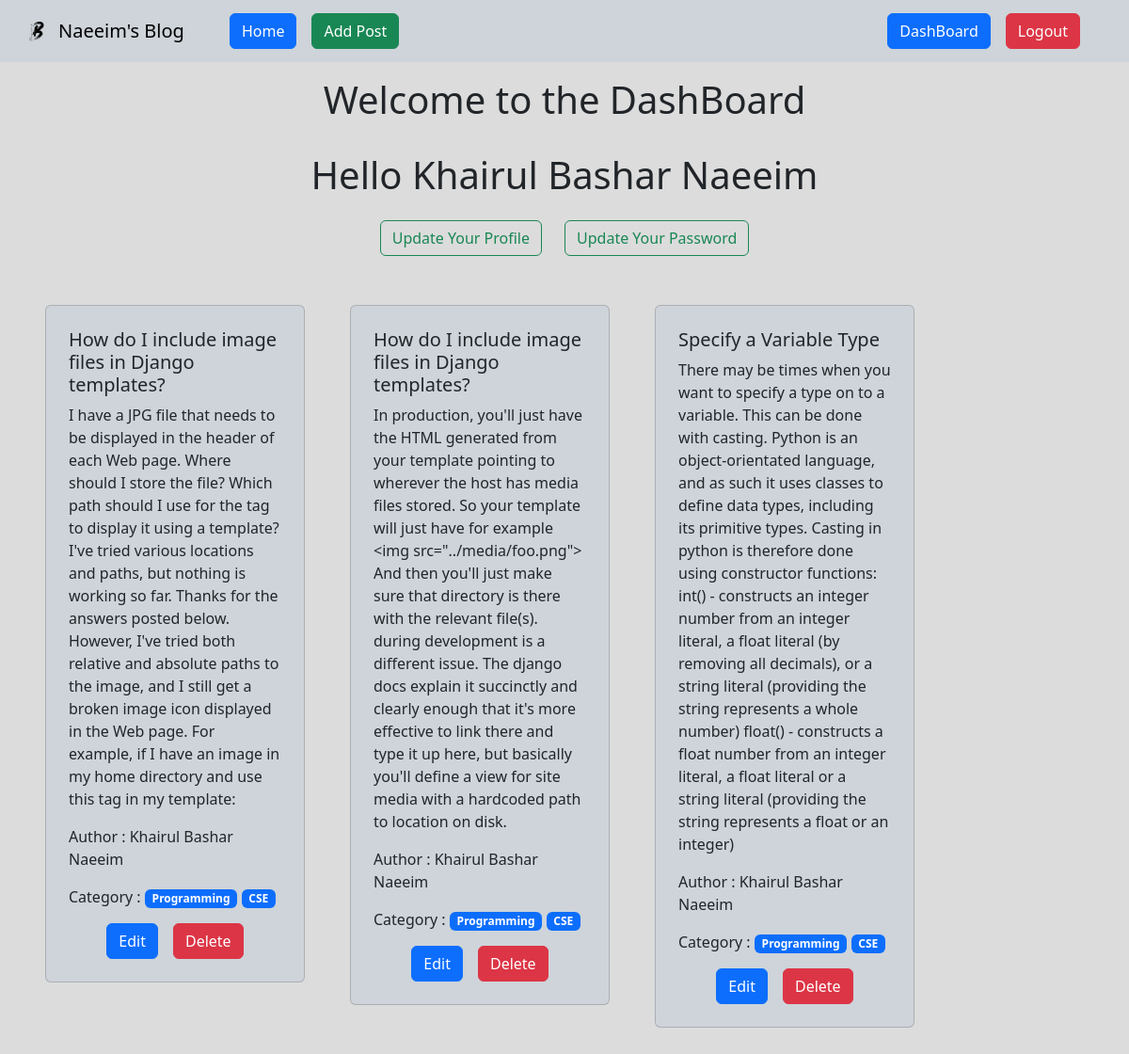
Screenshot of /author/profile_dashboard/ (signed in) with the database file from the repository.
### posts/models.py (models this page shows, shortened)
class Post(models.Model):
    title = models.CharField(max_length=50)
    content = models.TextField()
    category = models.ManyToManyField(Category)
    author = models.ForeignKey(User, on_delete=models.CASCADE)

### categories/models.py (models this page shows, shortened)
class Category(models.Model):
    name = models.CharField(max_length=100)
    slug = models.SlugField(max_length=100, unique=True, null=True, blank=True)

### author/views.py (the view)
# urls.py: path('profile_dashboard/', profile, name="profile"),
@login_required
def profile(request):
    data = Post.objects.filter(author = request.user)
    return render(request, 'profile.html', {'data' : data})

### author/templates/profile.html
{% extends 'base.html' %}
{% load crispy_forms_tags %}
{% block content %}
<h1 class="text-center p-3">Welcome to the DashBoard</h1>
<h1 class="text-center mt-3">Hello {{user.first_name}} {{user.last_name}}</h1>
<div class="d-flex justify-content-center align-items-center pt-3 gap-4">
  <a href="{% url 'update' %}" class="btn btn-outline-success">Update Your Profile</a>
  <a href="{% url 'password' %}" class="btn btn-outline-success">Update Your Password</a>
</div>
<div class="mt-1 py-5 px-5 d-flex flex-wrap gap-5">
  {% for post in data %}
  <div class="col-sm-3 mb-3 mb-sm-0 col-lg-3">
    <div class="card p-2 bg-dark-subtle">
      <div class="card-body">
        <h5 class="card-title">{{post.title}}</h5>
        <p class="card-text">{{post.content}}</p>
        <p>Author : {{post.author.first_name}} {{post.author.last_name}}</p>
        <p>
          Category : {% for cat in post.category.all %}
          <span class="badge bg-primary">{{cat.name}}</span>
          {% endfor %}
        </p>
        <div class="d-flex justify-content-center align-items-center gap-3">
          {% if request.user.is_authenticated %}
          <a href="{% url 'edit_post' post.id %}" class="btn btn-primary"
            >Edit</a
          >
          <a href="{% url 'del_post' post.id %}" class="btn btn-danger"
            >Delete</a
          >
          {% endif %}
        </div>
      </div>
    </div>
  </div>
  {% endfor %}
</div>
{% endblock %}

### rows the page displays
Post: title "How do I include image files in Django templates?", content "I have a JPG file that needs to be displayed in the header of each Web page. Where should I store the file? Which path should I use for the tag to display it using a template? I've tried various locations and paths, but nothing is working so far. Thanks for the answers posted below. However, I've tried both relative and absolute paths to the image, and I still get a broken image icon displayed in the Web page. For example, if I have an image in my home directory and use this tag in my template:", author.first_name "Khairul Bashar", author.last_name "Naeeim"
Category: name "Programming"
Category: name "CSE"
Post: title "How do I include image files in Django templates?", content "In production, you'll just have the HTML generated from your template pointing to wherever the host has media files stored. So your template will just have for example <img src=\"../media/foo.png\"> And then you'll just make sure that directory is there with the relevant file(s). during development is a different issue. The django docs explain it succinctly and clearly enough that it's more effective to link there and type it up here, but basically you'll define a view for site media with a hardcoded path to location on disk.", author.first_name "Khairul Bashar", author.last_name "Naeeim"
Post: title "Specify a Variable Type", content "There may be times when you want to specify a type on to a variable. This can be done with casting. Python is an object-orientated language, and as such it uses classes to define data types, including its primitive types. Casting in python is therefore done using constructor functions: int() - constructs an integer number from an integer literal, a float literal (by removing all decimals), or a string literal (providing the string represents a whole number) float() - constructs a float number from an integer literal, a float literal or a string literal (providing the string represents a float or an integer)", author.first_name "Khairul Bashar", author.last_name "Naeeim"

### other values shown
{{ user.first_name }} "Khairul Bashar"
{{ user.last_name }} "Naeeim"
